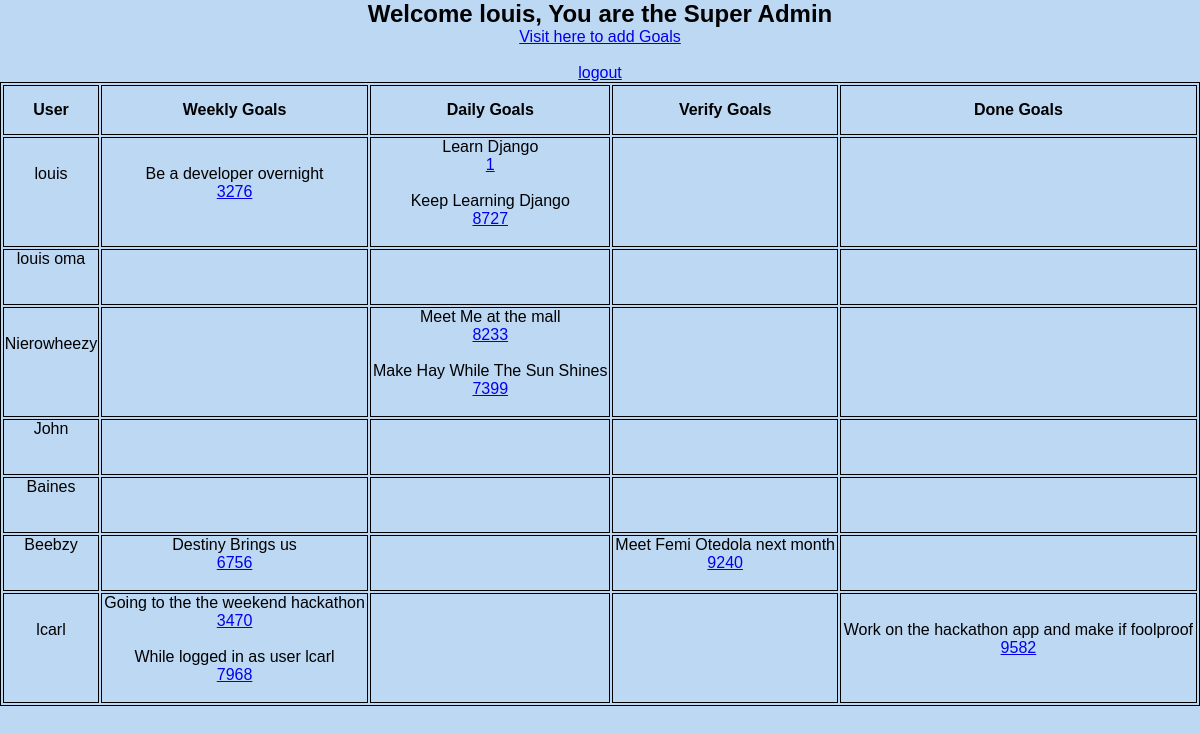
The page /olaniyiolabode99scrumy/home (signed in) on the database its author committed.
### olaniyiolabode99scrumy/models.py (models this page shows, shortened)
class ScrumyGoals(models.Model):
    goal_name = models.CharField(max_length=255)
    goal_id = models.IntegerField(default=30)
    created_by = models.CharField(max_length=30)
    moved_by = models.CharField(max_length=30)
    owner = models.CharField(max_length=30)
    goal_status = models.ForeignKey(
        GoalStatus,
        on_delete = models.PROTECT, null= True)
    user = models.ForeignKey(
        User,
        related_name='user',
        on_delete= models.PROTECT)

### olaniyiolabode99scrumy/views.py (the view)
# urls.py: 2. Add a URL to urlpatterns:  path('', views.home, name='home')
@login_required(login_url='accounts/login/')
def home(request):
    goals = ScrumyGoals.objects.filter(goal_name='Keep Learning Django')
    users = User.objects.all()
    weekly = GoalStatus.objects.get(status_name="Weekly Goal")
    weekly = weekly.scrumygoals_set.all()
    daily = GoalStatus.objects.get(status_name="Daily Goal")
    daily = daily.scrumygoals_set.all()
    verify = GoalStatus.objects.get(status_name="Verify Goal")
    verify = verify.scrumygoals_set.all()
    done = GoalStatus.objects.get(status_name="Done Goal")
    done = done.scrumygoals_set.all()
    current_user = request.user
    group = None
    if current_user.username == 'louis':
        group = group
    else:
        group = current_user.groups.all()[0]
    context = {
        'goals':goals,
        'users':users,
        'weekly':weekly,
        'daily':daily,
        'verify':verify,
        'done':done,
        'current_user':current_user,
        'group':group,
    }
    output = ', '.join([goal.goal_name for goal in goals])
    return render(request, "olaniyiolabode99scrumy/home.html", context)

### olaniyiolabode99scrumy/templates/olaniyiolabode99scrumy/home.html (shortened to what this page needs)
<!DOCTYPE html>
<html lang="en">
<head>
</head>
<body>
    <div id='head'>
        <h2>Welcome {{current_user}},
            {%if current_user.username == 'louis'%} You are the Super Admin
            {%else%}
            you're a/an {{group}}
            {%endif%}
        </h2>
        <li class="addgoal"><a href="{% url 'add goal' %}"> Visit here to add Goals </a></li><br>
        {% if current_user.is_authenticated %}
        <a class="logt" href="{% url 'logout' %}">logout</a>
        {%endif%}
    </div>
    <div>
        <table>
            <thead class="head">
                <tr>
                    <th>User</th>
                    <th>Weekly Goals</th>
                    <th>Daily Goals</th>
                    <th>Verify Goals</th>
                    <th>Done Goals</th>
                </tr>
            </thead>
            <tbody>
                {%for user in users%}
                <tr>
                    <td>
                        {{user}}<br><br><br>
                    </td>
                    <td>
                        {%for week in weekly%}
                        {% if user == week.user%}
                        {{week.goal_name}}<br>
                        <a href="{% url 'move goal' week.goal_id %}">{{week.goal_id}} </a><br><br>
                        {%endif%}
                        {%endfor%}
                    </td>
                    <td>
                        {%for day in daily%}
                        {% if user == day.user%}
                        {{day.goal_name}} <br>
                        <a href="{% url 'move goal' day.goal_id %}">{{day.goal_id}} </a><br><br>
                        {%endif%}
                        {%endfor%}
                    </td>
                    <td>
                        {%for ver in verify%}
                        {% if user == ver.user%}
                        {{ver.goal_name}} <br>
                        <a href="{% url 'move goal' ver.goal_id %}">{{ver.goal_id}} </a> <br> <br>
                        {%endif%}
                        {%endfor%}
                    </td>
                    <td>
                        {%for don in done%}
                        {% if user == don.user%}
                        {{don.goal_name}} <br>
                        <a href="{% url 'move goal' don.goal_id %}">{{don.goal_id}} </a><br><br>
                        {%endif%}
                        {%endfor%}
                    </td>
                </tr>
                {%endfor%}
            </tbody>
        </table>
    </div>
</body>
</html>

### olaniyiolabode99scrumy/templates/olaniyiolabode99scrumy/home.html (style rules this page uses)
* { margin: 0; padding: 0; box-sizing: border-box; font-family: sans-serif; }
body { background-color: rgb(188, 216, 243); text-align: center; }
table, th, td { border: 1px solid black; }
table { width: 100%; }
th { height: 50px; text-align: center; }
ul, li { list-style-type: none; }

### rows shown on the page
ScrumyGoals: goal_name "Be a developer overnight", goal_id "3276"
ScrumyGoals: goal_name "Learn Django", goal_id "1"
ScrumyGoals: goal_name "Keep Learning Django", goal_id "8727"
ScrumyGoals: goal_name "Meet Me at the mall", goal_id "8233"
ScrumyGoals: goal_name "Make Hay While The Sun Shines", goal_id "7399"
ScrumyGoals: goal_name "Destiny Brings us", goal_id "6756"
ScrumyGoals: goal_name "Meet Femi Otedola next month", goal_id "9240"
ScrumyGoals: goal_name "Going to the the weekend hackathon", goal_id "3470"
ScrumyGoals: goal_name "While logged in as user lcarl", goal_id "7968"
ScrumyGoals: goal_name "Work on the hackathon app and make if foolproof", goal_id "9582"

### other values the page prints
{{ current_user }} "louis"
{{ user }} "louis"
{{ user }} "louis oma"
{{ user }} "Nierowheezy"
{{ user }} "John"
{{ user }} "Baines"
{{ user }} "Beebzy"
{{ user }} "lcarl"
